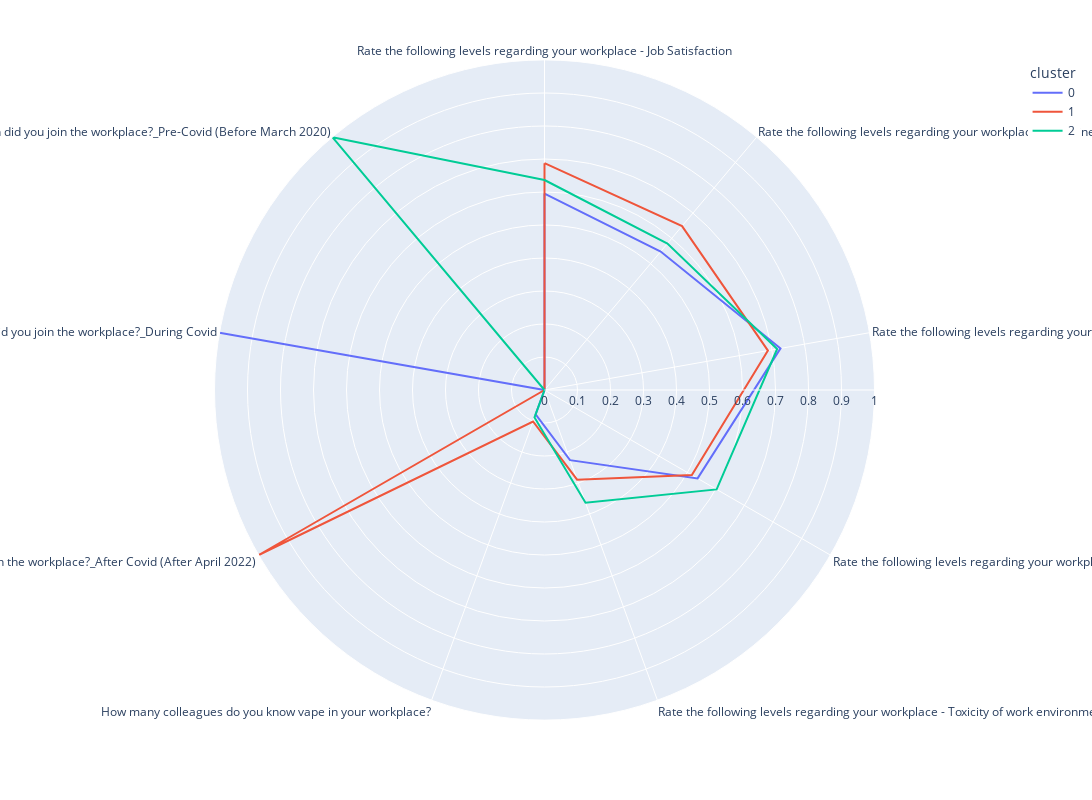

Notebook cell for this chart:
### Code cell
polar=workdf_gmmdata.groupby("cluster").mean().reset_index()
polar=pd.melt(polar,id_vars=["cluster"])
fig3 = px.line_polar(polar, r="value", theta="variable", color="cluster", line_close=True,height=800,width=1400)
fig3.show()

### Figure 1 — Plotly figure (JSON) as saved in the notebook; plotly's stock layout.template omitted (floating-point values rounded to 4 significant figures)
{"data": [{"hovertemplate": "cluster=0<br>value=%{r}<br>variable=%{theta}<extra></extra>", "legendgroup": "0", "line": {"color": "#636efa", "dash": "solid"}, "marker": {"symbol": "circle"}, "mode": "lines", "name": "0", "r": [0.5952, 0.5476, 0.7262, 0.5357, 0.2262, 0.07857, 0, 1, 0, 0.5952], "showlegend": true, "subplot": "polar", "theta": ["Rate the following levels regarding your workplace - Job Satisfaction", "Rate the following levels regarding your workplace - Happiness to come into work", "Rate the following levels regarding your workplace - Workload", "Rate the following levels regarding your workplace - Anxiety Level regarding work", "Rate the following levels regarding your workplace - Toxicity of work environment", "How many colleagues do you know vape in your workplace?", "When did you join the workplace?_After Covid (After April 2022)", "When did you join the workplace?_During Covid", "When did you join the workplace?_Pre-Covid (Before March 2020)", "Rate the following levels regarding your workplace - Job Satisfaction"], "type": "scatterpolar"}, {"hovertemplate": "cluster=1<br>value=%{r}<br>variable=%{theta}<extra></extra>", "legendgroup": "1", "line": {"color": "#EF553B", "dash": "solid"}, "marker": {"symbol": "circle"}, "mode": "lines", "name": "1", "r": [0.6875, 0.6484, 0.6875, 0.5156, 0.2891, 0.1016, 1, 0, 0, 0.6875], "showlegend": true, "subplot": "polar", "theta": ["Rate the following levels regarding your workplace - Job Satisfaction", "Rate the following levels regarding your workplace - Happiness to come into work", "Rate the following levels regarding your workplace - Workload", "Rate the following levels regarding your workplace - Anxiety Level regarding work", "Rate the following levels regarding your workplace - Toxicity of work environment", "How many colleagues do you know vape in your workplace?", "When did you join the workplace?_After Covid (After April 2022)", "When did you join the workplace?_During Covid", "When did you join the workplace?_Pre-Covid (Before March 2020)", "Rate the following levels regarding your workplace - Job Satisfaction"], "type": "scatterpolar"}, {"hovertemplate": "cluster=2<br>value=%{r}<br>variable=%{theta}<extra></extra>", "legendgroup": "2", "line": {"color": "#00cc96", "dash": "solid"}, "marker": {"symbol": "circle"}, "mode": "lines", "name": "2", "r": [0.6364, 0.5795, 0.7159, 0.6023, 0.3636, 0.08864, 0, 0, 1, 0.6364], "showlegend": true, "subplot": "polar", "theta": ["Rate the following levels regarding your workplace - Job Satisfaction", "Rate the following levels regarding your workplace - Happiness to come into work", "Rate the following levels regarding your workplace - Workload", "Rate the following levels regarding your workplace - Anxiety Level regarding work", "Rate the following levels regarding your workplace - Toxicity of work environment", "How many colleagues do you know vape in your workplace?", "When did you join the workplace?_After Covid (After April 2022)", "When did you join the workplace?_During Covid", "When did you join the workplace?_Pre-Covid (Before March 2020)", "Rate the following levels regarding your workplace - Job Satisfaction"], "type": "scatterpolar"}], "layout": {"height": 800, "legend": {"title": {"text": "cluster"}, "tracegroupgap": 0}, "margin": {"t": 60}, "polar": {"angularaxis": {"direction": "clockwise", "rotation": 90}, "domain": {"x": [0, 1], "y": [0, 1]}}, "width": 1400}}
